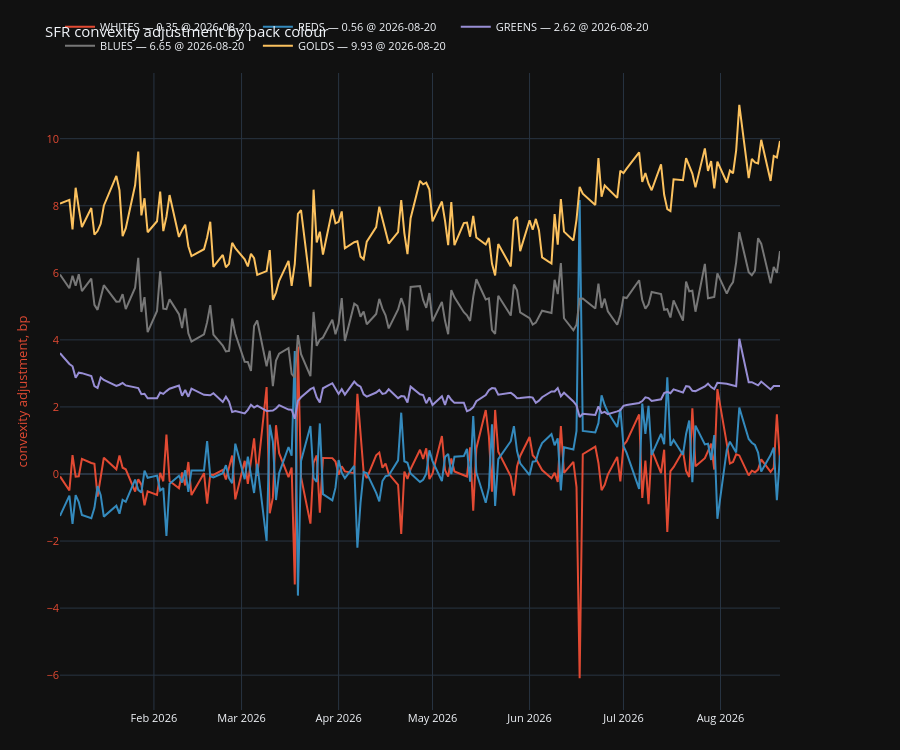
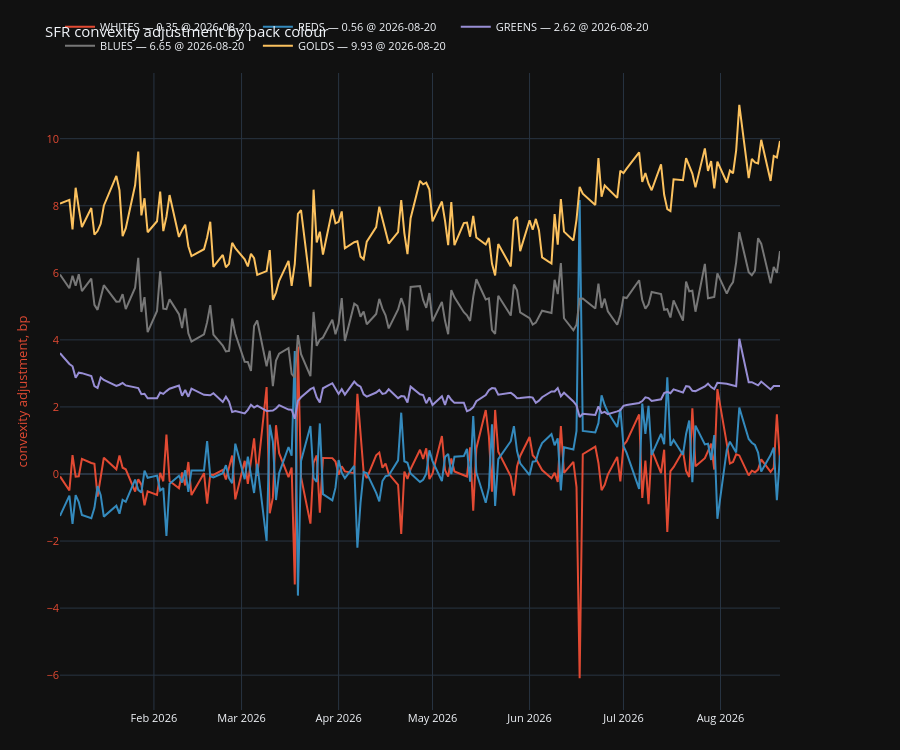

Notebook code cell kept with these figures, in order:
### Code cell
plot, fig, ax, ax2, legend = make_secondary_axis_plot(
    engine="plotly", ylabel_left="convexity adjustment, bp",
    title="SFR convexity adjustment by pack colour")
for c in COLOURS:
    if c in ca.columns:
        plot(ca[c].dropna(), which="left", label=c)
legend(show_date=True)
fig.show()

### Figure 1 — Plotly figure (JSON) as saved in the notebook; plotly's stock layout.template omitted (floating-point values rounded to 4 significant figures; data arrays with more than 128 entries replaced by an {"elided": "..."} marker saying what was removed)
{"data": [{"line": {"color": "#E24A33"}, "mode": "lines", "name": "WHITES — 0.35 @ 2026-08-20", "showlegend": true, "type": "scatter", "x": {"elided": "160 str values"}, "y": {"elided": "160 float values"}, "yaxis": "y"}, {"line": {"color": "#348ABD"}, "mode": "lines", "name": "REDS — 0.56 @ 2026-08-20", "showlegend": true, "type": "scatter", "x": {"elided": "160 str values"}, "y": {"elided": "160 float values"}, "yaxis": "y"}, {"line": {"color": "#988ED5"}, "mode": "lines", "name": "GREENS — 2.62 @ 2026-08-20", "showlegend": true, "type": "scatter", "x": {"elided": "160 str values"}, "y": {"elided": "160 float values"}, "yaxis": "y"}, {"line": {"color": "#777777"}, "mode": "lines", "name": "BLUES — 6.65 @ 2026-08-20", "showlegend": true, "type": "scatter", "x": {"elided": "160 str values"}, "y": {"elided": "160 float values"}, "yaxis": "y"}, {"line": {"color": "#FBC15E"}, "mode": "lines", "name": "GOLDS — 9.93 @ 2026-08-20", "showlegend": true, "type": "scatter", "x": {"elided": "160 str values"}, "y": {"elided": "160 float values"}, "yaxis": "y"}], "layout": {"font": {"size": 11}, "height": 750, "legend": {"orientation": "h", "x": 0.0, "xanchor": "left", "y": 1.02, "yanchor": "bottom"}, "margin": {"b": 40, "l": 60, "r": 120, "t": 60}, "newshape": {"line": {"color": "red"}}, "title": {"text": "SFR convexity adjustment by pack colour"}, "xaxis": {"showgrid": true, "showspikes": true, "spikecolor": "white", "spikemode": "across", "spikesnap": "cursor"}, "yaxis": {"showgrid": true, "showspikes": true, "spikecolor": "white", "spikesnap": "cursor", "spikethickness": 0.5, "tickfont": {"color": "#E24A33"}, "title": {"font": {"color": "#E24A33"}, "text": "convexity adjustment, bp"}}}}

### Figure 2 — Plotly figure (JSON) as saved in the notebook; plotly's stock layout.template omitted (floating-point values rounded to 4 significant figures; data arrays with more than 128 entries replaced by an {"elided": "..."} marker saying what was removed)
{"data": [{"line": {"color": "#E24A33"}, "mode": "lines", "name": "WHITES — 0.35 @ 2026-08-20", "showlegend": true, "type": "scatter", "x": {"elided": "160 str values"}, "y": {"elided": "160 float values"}, "yaxis": "y"}, {"line": {"color": "#348ABD"}, "mode": "lines", "name": "REDS — 0.56 @ 2026-08-20", "showlegend": true, "type": "scatter", "x": {"elided": "160 str values"}, "y": {"elided": "160 float values"}, "yaxis": "y"}, {"line": {"color": "#988ED5"}, "mode": "lines", "name": "GREENS — 2.62 @ 2026-08-20", "showlegend": true, "type": "scatter", "x": {"elided": "160 str values"}, "y": {"elided": "160 float values"}, "yaxis": "y"}, {"line": {"color": "#777777"}, "mode": "lines", "name": "BLUES — 6.65 @ 2026-08-20", "showlegend": true, "type": "scatter", "x": {"elided": "160 str values"}, "y": {"elided": "160 float values"}, "yaxis": "y"}, {"line": {"color": "#FBC15E"}, "mode": "lines", "name": "GOLDS — 9.93 @ 2026-08-20", "showlegend": true, "type": "scatter", "x": {"elided": "160 str values"}, "y": {"elided": "160 float values"}, "yaxis": "y"}], "layout": {"font": {"size": 11}, "height": 750, "legend": {"orientation": "h", "x": 0.0, "xanchor": "left", "y": 1.02, "yanchor": "bottom"}, "margin": {"b": 40, "l": 60, "r": 120, "t": 60}, "newshape": {"line": {"color": "red"}}, "title": {"text": "SFR convexity adjustment by pack colour"}, "xaxis": {"showgrid": true, "showspikes": true, "spikecolor": "white", "spikemode": "across", "spikesnap": "cursor"}, "yaxis": {"showgrid": true, "showspikes": true, "spikecolor": "white", "spikesnap": "cursor", "spikethickness": 0.5, "tickfont": {"color": "#E24A33"}, "title": {"font": {"color": "#E24A33"}, "text": "convexity adjustment, bp"}}}}
